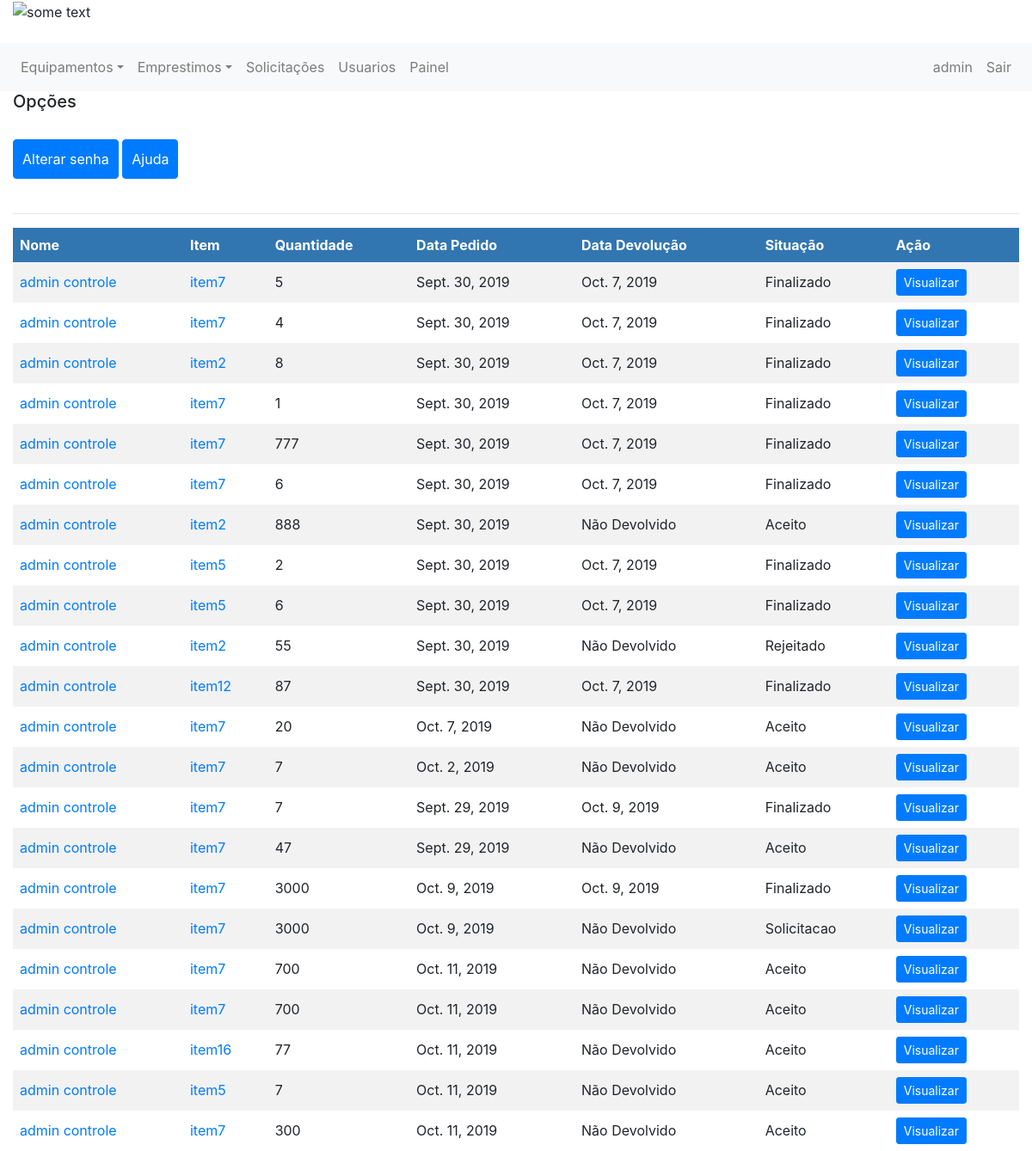
Before: /meu-perfil/ (signed in) with the older database file.
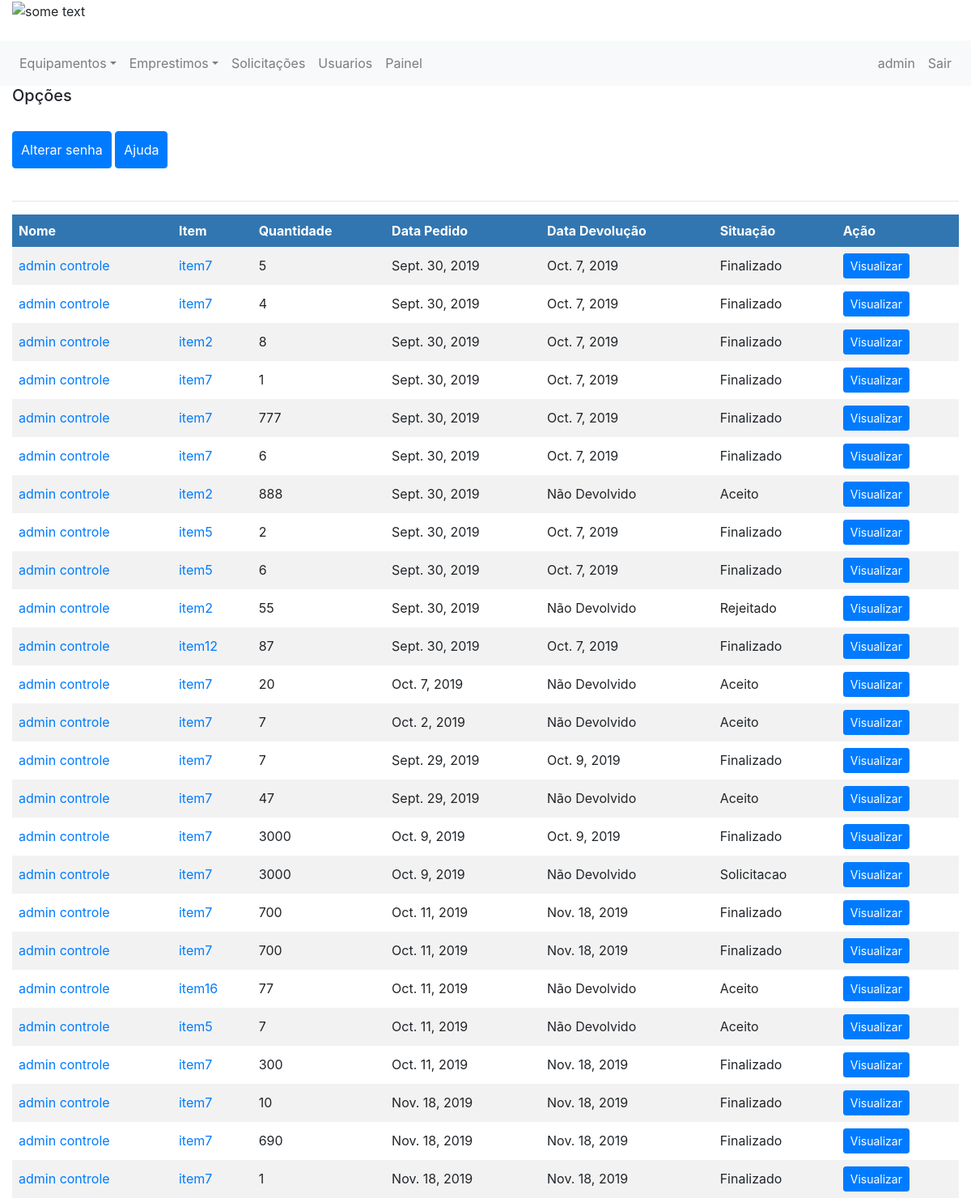
After: the same page with the newer database file.
### emprestimo/models.py (models this page shows)
class Emprestimo(models.Model):
    equipamento = models.ForeignKey(Item, on_delete=models.CASCADE, related_name='item_emprestimo')
    solicitante = models.ForeignKey(Usuario, on_delete=models.CASCADE, related_name='usuario_emprestimo')
    tipo = models.ForeignKey(TipoEstadoEmprestimo, on_delete=models.CASCADE, related_name='tipo_emprestimo')
    estado = models.BooleanField(default=0)
    descricao = models.CharField(max_length=255)
    quantidade = models.IntegerField()
    data_emprestimo = models.DateField(null=False)
    data_devolucao = models.DateField(null=True)
    mensagem_rejeitado = models.CharField(max_length=255, null=True)
    mensagem_devolucao = models.CharField(max_length=255, null=True)

class TipoEstadoEmprestimo(models.Model):
    nome = models.CharField(max_length=150)
    descricao = models.CharField(max_length=255)

### controle/models.py (models this page shows, shortened)
class Usuario(models.Model):
    user = models.OneToOneField(User, related_name='profile', on_delete=models.CASCADE, null=True)
    telefone = models.IntegerField()
    tipo = models.ForeignKey(TipoUsuario, on_delete=models.CASCADE)

class Item(models.Model):
    nome = models.CharField(max_length=50)
    quantidade = models.IntegerField()
    tipo = models.ForeignKey(TipoEquipamento, on_delete=models.CASCADE)
    imagem = models.FileField(upload_to='documents/%Y/%m/%d', default='documents/1111/sem_foto.jpg')
    excluido = models.BooleanField(default=False)

### usuarios/views.py (the view)
# urls.py: path('meu-perfil/', views.exibir_perfil, name='exibe_meu_perfil'),
@login_required
def exibir_perfil(request):
    user_profile = Usuario.objects.get(user=get_usuario_logado(request).id)
    emprestimo = Emprestimo.objects.filter(solicitante=user_profile.id)
    return render(request, 'my_profile.html',
                  {'emprestimos': emprestimo, 'user_logado': get_usuario_logado(request), 'user_profile': user_profile})

### usuarios/views.py (called while the page is built)
def get_usuario_logado(request):
    return request.user

### usuarios/templates/my_profile.html (shortened to what this page needs)
{% extends 'base.html' %}
{% block 'content' %}
    <h5> Opções</h5><br>
    <div class="#">
        <a class="btn btn-primary" href="{% url 'mudar_senha' %}" style="padding: 10px; text-decoration: none"> Alterar senha</a>
        <a class="btn btn-primary" href="#" style="padding: 10px; text-decoration: none"> Ajuda</a>
    </div>
    <br>
    <hr>
    <div style="overflow-y:auto; overflow-x:auto;">
    {% if emprestimos %}
      <table>
            <tr>
                <th >Nome</th>
                <th >Item</th>
                <th >Quantidade</th>
                <th >Data Pedido</th>
                <th >Data Devolução</th>
                <th >Situação</th>
                <th >Ação</th>
            </tr>
          {% for emprestimo in emprestimos %}
              <tr>
                    <td> <a href="{% url 'exibe_um_usuario' emprestimo.solicitante.id %}"> {{emprestimo.solicitante.user.first_name }} {{emprestimo.solicitante.user.last_name}} </a> </td>
                  <td> <a href="{% url 'equipamento' emprestimo.equipamento.id %}">{{emprestimo.equipamento.nome}}</a></td>
                    <td>{{emprestimo.quantidade}}</td>
                    <td>{{emprestimo.data_emprestimo}}</td>
                    <td>{% if emprestimo.data_devolucao == none %}
                           Não Devolvido
                        {% else %}
                            {{emprestimo.data_devolucao}}
                        {% endif %} </td>
                    <td>{{emprestimo.tipo.nome}}</td>
                    <td> <a class="btn btn-sm btn-primary" href="{% url 'exibir_detalhes_solicitacao' emprestimo.id %}" >Visualizar</a></td>
            </tr>
            {%endfor%}
      </table>
    {% else %}
        <p style="font-size: 20px; font-weight: bold; text-align:center">Voce não fez solicitações <br> :( </p>
    {% endif %}
  </div>
{% endblock %}

### controle/templates/base.html (shortened to what this page needs)
{% load staticfiles %}
<!DOCTYPE html>
<html lang="pt">
<head>
<link rel="stylesheet" href="https://stackpath.bootstrapcdn.com/bootstrap/4.3.1/css/bootstrap.min.css">
</head>
<body>
<header class="page-header">
	<div class="">
    <div class="container-fluid" >
        <div class="row">
            <div class="col-12">
                <img src= "http://lims.ifpi.edu.br/images/logo.png" alt="some text" width=200 height=80>
            </div>
          </div>
    </div>
    <br>
    <div class="row" >
        <div class="col-12" >
            <nav class="navbar navbar-expand-sm navbar-light bg-light">
    <div class="collapse navbar-collapse" id="navbarCollapse">
        <div class="navbar-nav">
        <div class="nav-item dropdown">
                    <a href="#" class="nav-link dropdown-toggle" data-toggle="dropdown">Equipamentos</a>
                </div>
        <div class="nav-item dropdown">
            <a href="#" class="nav-link dropdown-toggle" data-toggle="dropdown">Emprestimos</a>
        </div>
            {% if user_logado.is_superuser %}
                <a class="nav-item nav-link" href="{% url 'exibir_solicitacoes' %}" >Solicitações </a>
                <a class="nav-item nav-link" href="{% url 'exibir_usuarios' %}" >Usuarios </a>
                <a class="nav-item nav-link" href="{% url 'painel_admin' %}" >Painel </a>
            {% endif %}
        </div>
        <div class="navbar-nav ml-auto">
            <a class="nav-item nav-link" href="{% url 'exibe_meu_perfil' %}">{{ user_logado.username }}</a>
            <a class="nav-item nav-link" href="{% url 'logout' %}">Sair</a>
        </div>
    </div>
</nav>
        </div>
    </div>
 </div>
</header>
<div class="container-fluid" >
    <div class="">
        <div class="" style=" ">
            {% block 'content' %}
            {% endblock %}
        </div>
    </div>
</div>
</body>
</html>

### usuarios/templates/my_profile.html (style rules this page uses)
table { border-collapse: collapse; width: 100%; }
th, td { text-align: left; padding: 8px; }
tr:nth-child(even) { background-color: #f2f2f2 }
th { background-color: #3276B1; color: white; }

Changed rows visible on the page:
changed Emprestimo (number 18 of 25 on the later page): data_devolucao (not shown) → "Nov. 18, 2019"; tipo.nome "Aceito" → "Finalizado"; no longer shows "Não Devolvido"
changed Emprestimo (number 19 of 25 on the later page): data_devolucao (not shown) → "Nov. 18, 2019"; tipo.nome "Aceito" → "Finalizado"; no longer shows "Não Devolvido"
changed Emprestimo (number 22 of 25 on the later page): data_devolucao (not shown) → "Nov. 18, 2019"; tipo.nome "Aceito" → "Finalizado"; no longer shows "Não Devolvido"
added Emprestimo: solicitante.user.first_name "admin", solicitante.user.last_name "controle", equipamento.nome "item7", quantidade "10", data_emprestimo "Nov. 18, 2019", data_devolucao "Nov. 18, 2019", tipo.nome "Finalizado"
added Emprestimo: solicitante.user.first_name "admin", solicitante.user.last_name "controle", equipamento.nome "item7", quantidade "690", data_emprestimo "Nov. 18, 2019", data_devolucao "Nov. 18, 2019", tipo.nome "Finalizado"
added Emprestimo: solicitante.user.first_name "admin", solicitante.user.last_name "controle", equipamento.nome "item7", quantidade "1", data_emprestimo "Nov. 18, 2019", data_devolucao "Nov. 18, 2019", tipo.nome "Finalizado"
